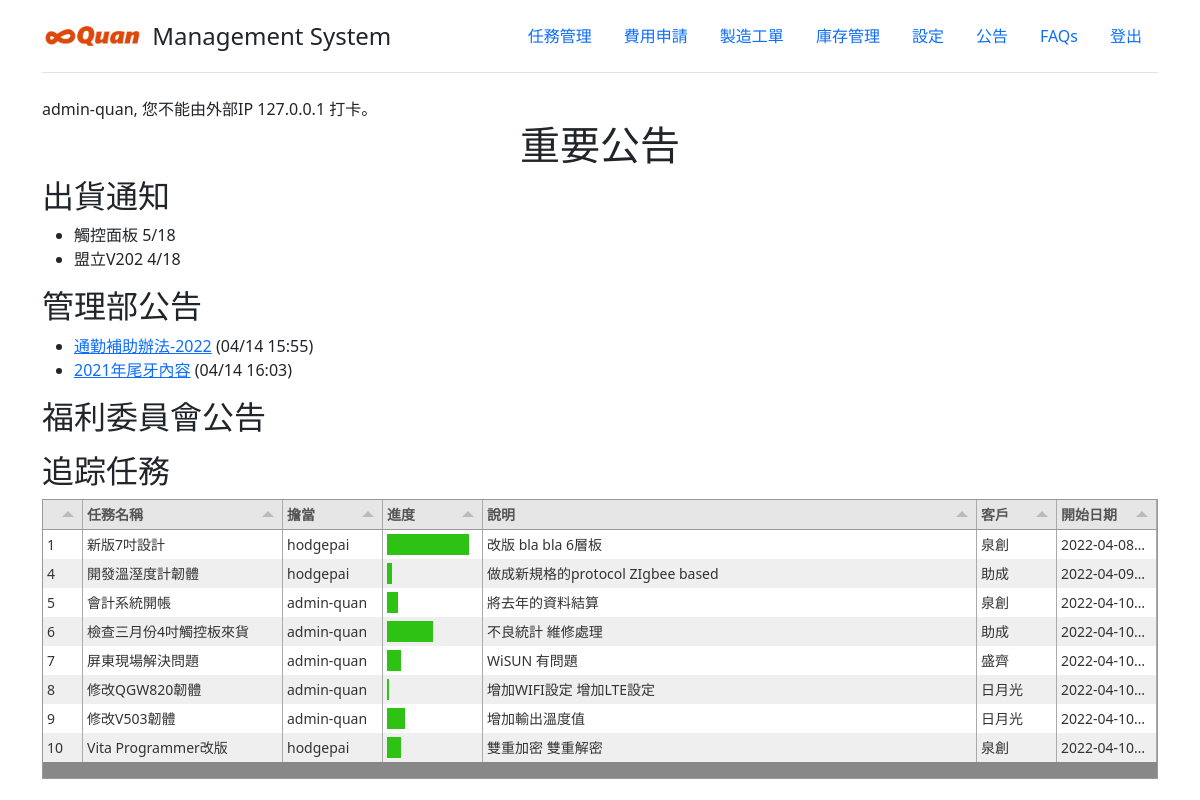
Page / (signed in) on the earlier database version.
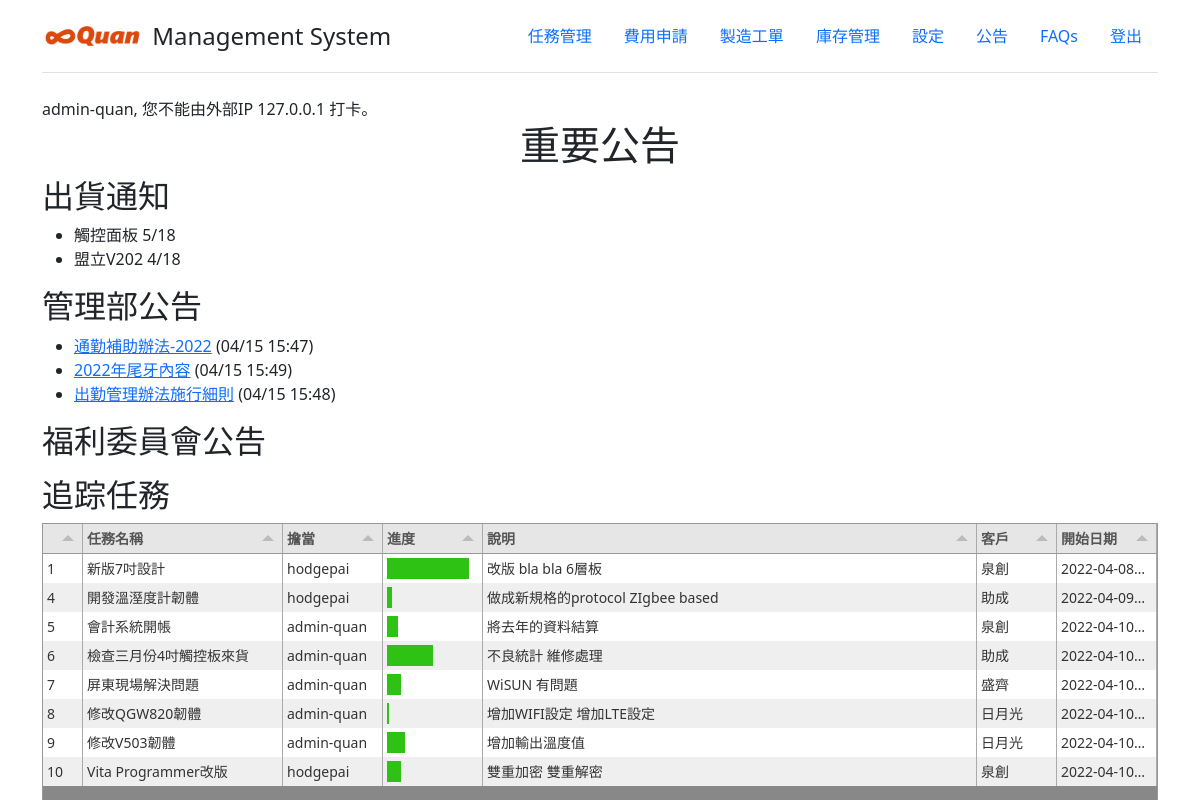
Same page on the later database version.
### announce/models.py (models this page shows, shortened)
class Announcement(models.Model):
    announce_name = models.CharField(max_length=30)
    file_name = models.CharField(max_length=30)
    create_time = models.DateTimeField(auto_now_add=True, verbose_name='建立時間')
    update_time = models.DateTimeField(auto_now=True, verbose_name='更新時間')
    description = models.CharField(max_length=120, verbose_name='說明')
    category = models.ForeignKey(Category_Announcement, on_delete=models.CASCADE)
    uploader = models.CharField(max_length=20)

### mysite/views.py (the view)
# urls.py: path('', views.Hello, name='hello'),
def Hello(request):
    if request.user.is_authenticated:
        username = request.user.username
        allTasks = Task.objects.all().select_related()
        my_date = datetime.now()  # if date is 01/01/2018
        year, week_num, day_of_week = my_date.isocalendar()
        tasks = []
        for task in allTasks:
            taskjson = {'id': task.id, 'taskName': task.taskName, 'description': task.description,
                        'progress': task.progress, 'customer': task.customer.customer_name,
                        'createTime': task.create_time, 'owner': task.owner}
            tasks.append(taskjson)
        taskData = {'data': tasks}
        announcements = []
        for item in Announcement.objects.exclude(category=5):
            localUpdateTime = timezone.localtime(item.update_time)
            itemJson = {'file_name': item.file_name, 'announce_name': item.announce_name, 'update_time': localUpdateTime.strftime("%m/%d %H:%M")}
            announcements.append(itemJson)
        welfareData = []
        for item in Announcement.objects.filter(category=5):
            localUpdateTime = timezone.localtime(item.update_time)
            itemJson = {'file_name': item.file_name, 'announce_name': item.announce_name, 'update_time': localUpdateTime.strftime("%m/%d %H:%M")}
            welfareData.append(itemJson)
        today = datetime.now()  # if date is 01/01/2018
        clock_in = today
        year, week_num, day_of_week = my_date.isocalendar()
        today=today.replace(hour=7, minute=0)
        atoday=timezone.make_aware(today)
        ip= get_client_ip(request)
        clock_out=True
        print(atoday)
        try:
            clockRecord = ClockRecord.objects.filter(account_name=username, create_time__gte=atoday)
            print('print')
            clock_in = clockRecord[0].create_time
            clock_out=False
        except:
            print('except')
            if ('192.168.1' in ip):
                clockRecord = ClockRecord(account_name=username)
                clockRecord.save()
                clock_out = False #打卡成功
            else:
                clock_out = True #不能由外部打卡
            clock_in = timezone.now()
        clock_in = timezone.localtime(clock_in)
        context = {'username': username, 'year': year, 'week': week_num, 'taskData': taskData, 'announcements': announcements, 'welfareData': welfareData, 'clock_in': clock_in, 'ip':ip, 'clock_out':clock_out}
        return render(request, 'main_index.html', context)
    else:
        return HttpResponseRedirect('/accounts/login/')

### mysite/views.py (called while the page is built)
def get_client_ip(request):
    x_forwarded_for = request.META.get('HTTP_X_FORWARDED_FOR')
    if x_forwarded_for:
        ip = x_forwarded_for.split(',')[0]
    else:
        ip = request.META.get('REMOTE_ADDR')
    return ip

### templates/main_index.html (shortened to what this page needs)
<!DOCTYPE html>
<html lang="en">
<head>
    <link href="/static/tabulator-master/dist/css/tabulator.min.css" rel="stylesheet">
    <link href="/static/plugins/bootstrap-5.1.3-dist/css/bootstrap.min.css" rel="stylesheet">
</head>
<body>
<div class="container">
    <header class="d-flex flex-wrap justify-content-center py-3 mb-4 border-bottom">
      <a href="/" class="d-flex align-items-center mb-3 mb-md-0 me-md-auto text-dark text-decoration-none">
        <img src="/static/images/logo-orange.png" width="100"/>
        <span class="fs-4">&thinsp; Management System</span>
      </a>
      <ul class="nav nav-pills">
        <li class="nav-item"><a href="/weeklyReport/" class="nav-link">任務管理</a></li>
        <li class="nav-item"><a href="/no-rush/" class="nav-link " aria-current="page">費用申請</a></li>
        <li class="nav-item"><a href="/no-rush" class="nav-link " aria-current="page">製造工單</a></li>
        <li class="nav-item"><a href="/no-rush/" class="nav-link " aria-current="page">庫存管理</a></li>
        <li class="nav-item"><a href="/settings/" class="nav-link">設定</a></li>
        <li class="nav-item"><a href="/announce/" class="nav-link">公告</a></li>
        <li class="nav-item"><a href="/faqs/" class="nav-link">FAQs</a></li>
        <li class="nav-item"><a href="/accounts/logout/" class="nav-link">登出</a></li>
      </ul>
    </header>
  </div>
<div class="container">
    {% if user.is_authenticated %}
      <div class="row">
          {% if clock_out %}
            <div class="col" style="text-align:left">
                {{username}}, 您不能由外部IP {{ip}} 打卡。
            </div>
          {% else %}
            <div class="col" style="text-align:left">
                {{username}}, 您打卡時間為: {{ clock_in.time }} @ {{ip}}
            </div>
          {% endif %}
      </div>
      <div class="row">
          <div class="col" style="text-align:center">
            <H1>重要公告</H1>
          </div>
      </div>
      <div class="row">
          <div class="col">
            <h2>出貨通知</h2>
              <ul>
                  <li>觸控面板  5/18</li>
                  <li>盟立V202  4/18</li>
              </ul>
          </div>
      </div>
      <div class="row">
          <div class="col">
            <h2>管理部公告</h2>
              <ul>
                {% for announcement in announcements %}
                    <li>  <a href="/static/announcements/{{announcement.file_name}}">{{ announcement.announce_name }}</a> ({{announcement.update_time}}) </li>
                {% endfor %}
              </ul>
          </div>
      </div>
      <div class="row">
          <div class="col">
            <h2>福利委員會公告</h2>
          </div>
      </div>
    {% else %}
           <p>尚未登入</p>
    {% endif %}
    <h2>追踪任務</h2>
    <div id="taskTable"></div>
</div>
</body>
</html>

Differences in the rows shown:
changed Announcement "通勤補助辦法-2022": file_name "manual.pdf" → "助成國際出勤管理辦法.pdf" (drawn)
changed Announcement: file_name "manual.pdf" → "山海樓菜單.pdf" (drawn)
added Announcement: announce_name "出勤管理辦法施行細則"
Other differences:
new list line: "通勤補助辦法-2022"
new list line: "( 04/15 15:47 )"
new list line: "2022年尾牙內容"
new list line: "( 04/15 15:49 )"
new list line: "( 04/15 15:48 )"
list line gone: "通勤補助辦法-2022"
list line gone: "( 04/14 15:55 )"
list line gone: "2021年尾牙內容"
list line gone: "( 04/14 16:03 )"
